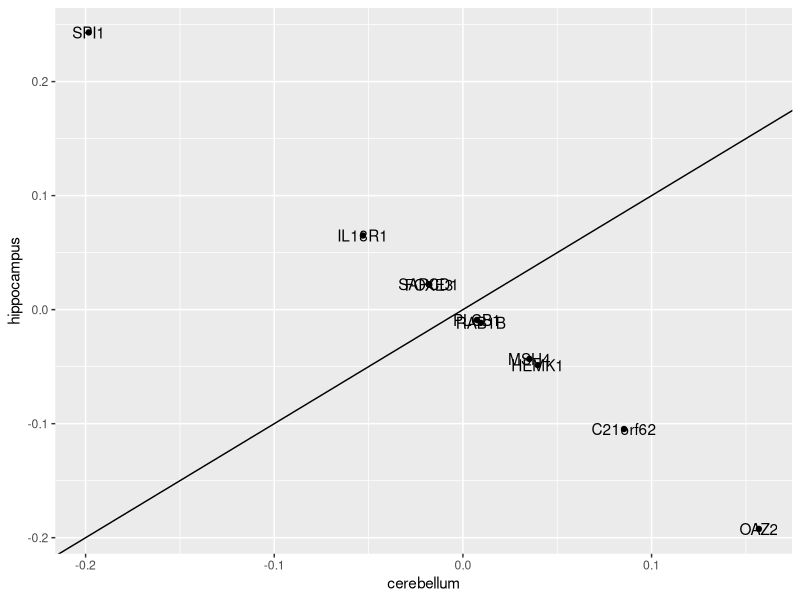

Write R code to recreate this figure.
library(dslabs)
library(caret)
library(tidyverse)
data("tissue_gene_expression")

# set.seed(1993) #if using R 3.5 or earlier
set.seed(1993, sample.kind="Rounding") # if using R 3.6 or later
ind <- which(tissue_gene_expression$y %in% c("cerebellum", "hippocampus"))
y <- droplevels(tissue_gene_expression$y[ind])
x <- tissue_gene_expression$x[ind, ]
x <- x[, sample(ncol(x), 10)]

f1 = train(x,y, method = "lda", preProcess = "center")
f1
f1$finalModel$means

t(f1$finalModel$means) %>% data.frame() %>%
  mutate(predictor_name = rownames(.)) %>%
  ggplot(aes(cerebellum, hippocampus, label = predictor_name)) +
  geom_point() +
  geom_text() +
  geom_abline()



## same thing but with QDA instead of LDA

# library(dslabs)      
# library(caret)
# data("tissue_gene_expression")
# 
# set.seed(1993) #set.seed(1993, sample.kind="Rounding") if using R 3.6 or later
# ind <- which(tissue_gene_expression$y %in% c("cerebellum", "hippocampus"))
# y <- droplevels(tissue_gene_expression$y[ind])
# x <- tissue_gene_expression$x[ind, ]
# x <- x[, sample(ncol(x), 10)]
# 
# f1 = train(x,y, method = "qda")
# f1
# f1$finalModel$means
# 
# t(f1$finalModel$means) %>% data.frame() %>%
#   mutate(predictor_name = rownames(.)) %>%
#   ggplot(aes(cerebellum, hippocampus, label = predictor_name)) +
#   geom_point() +
#   geom_text() +
#   geom_abline()


library(dslabs)      
library(caret)
data("tissue_gene_expression")

# set.seed(1993) # if using R 3.5 or earlier
set.seed(1993, sample.kind="Rounding") # if using R 3.6 or later
y <- tissue_gene_expression$y
x <- tissue_gene_expression$x
x <- x[, sample(ncol(x), 10)]


f1 = train(x,y, method = "lda", preProcess = "center")
f1
f1$finalModel$means
